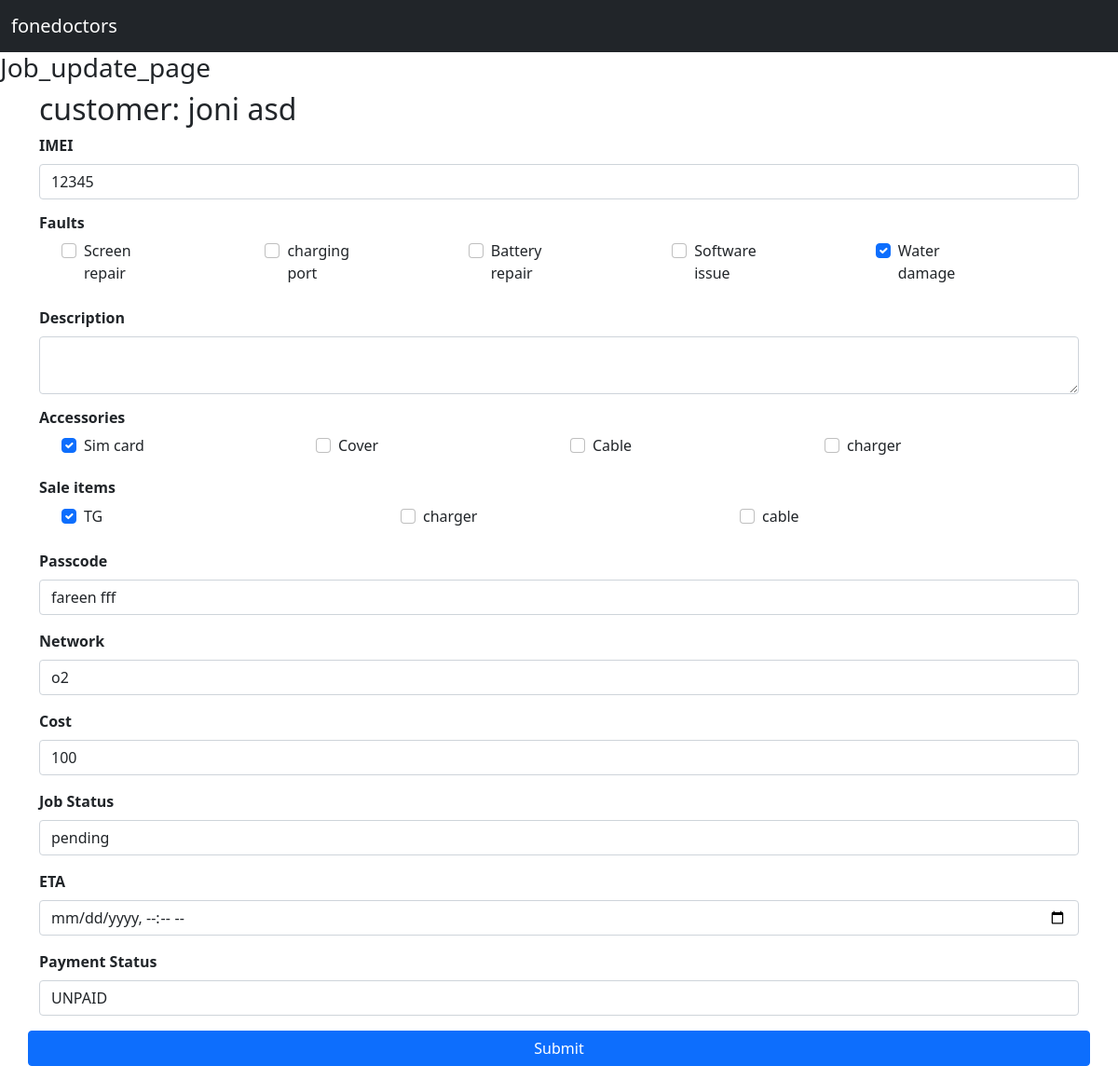
/job_update_page/10, run on an earlier commit of the app's database.
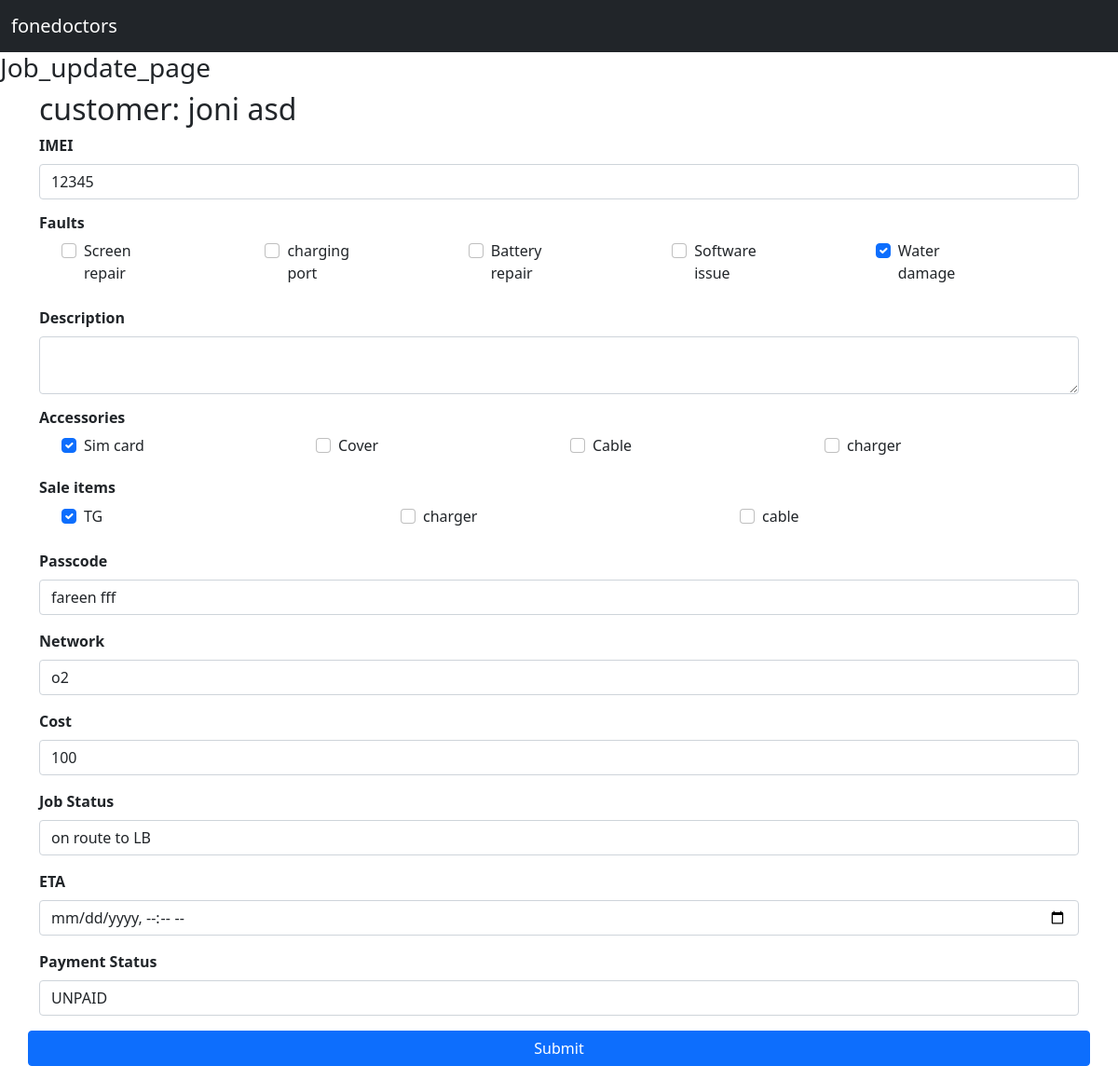
And on a later commit of the database.
### Jobs/models.py (models this page shows, shortened)
class Jobs(models.Model):
    customer = models.ForeignKey(Customer,on_delete = models.CASCADE, related_name = 'job_customer')
    device =  models.ForeignKey(Devices,on_delete = models.CASCADE, related_name = 'job_device', null = True, blank=True)
    make = models.ForeignKey(Make,on_delete = models.CASCADE, related_name = 'job_make', null=True, blank=True)
    model = models.ForeignKey(Model,on_delete = models.CASCADE, related_name = 'job_model', null=True, blank=True)
    fault =  models.ForeignKey(Fault,on_delete = models.CASCADE, related_name = 'job_faults', null=True, blank=True)
    description = models.TextField(null=True, blank=True)
    imei = models.CharField(max_length=250, null=True, blank=True)
    accessories = models.ForeignKey(Accessories,on_delete = models.CASCADE, related_name = 'job_acessories', null=True, blank=True)
    sale_item = models.ForeignKey(Sale_item,on_delete = models.CASCADE, related_name = 'sale_acessories', null=True, blank=True)
    passcode = models.CharField(max_length=250, null=True, blank=True)
    network = models.ForeignKey(Network,on_delete = models.CASCADE, related_name = 'job_network', null=True, blank=True)
    cost = models.IntegerField(null=True, blank=True)
    job_status = models.ForeignKey(Job_status,on_delete = models.CASCADE, related_name = 'job_job_status', null=True, blank=True)
    collection_time = models.DateTimeField(null=True, blank=True)
    payment_status = models.CharField(choices= PAYMENT_STATUS, max_length=250, null=True, blank=True)
    created_date = models.DateTimeField(null=True, blank=True)
    created_by = models.ForeignKey(User, on_delete = models.CASCADE, null=True, blank=True)

class Job_status(models.Model):
    job_status =  models.CharField(max_length=250)

class Fault(models.Model):
    fault =  models.CharField(max_length=250)

class Accessories(models.Model):
    accessories =  models.CharField(max_length=250)

class Sale_item(models.Model):
    sale_item =  models.CharField(max_length=250)

class Network(models.Model):
    network =  models.CharField(max_length=250)

### Jobs/views.py (the view, shortened to what this page needs)
# urls.py: path('job_update_page/<str:id>', views.job_update_page, name='job_update_page'),
def job_update_page(request,id):
    job_update = Jobs.objects.get(id=id)
    customers = Customer.objects.get(id=id)
    device = Devices.objects.all()
    make = Make.objects.all()
    model = Model.objects.all()
    fault = Fault.objects.all()
    accessories = Accessories.objects.all()
    sale_item = Sale_item.objects.all()
    network = Network.objects.all()
    job_status = Job_status.objects.all()
    context = {'customers':customers,
                    'device_context':device,
                    'make_context':make,
                    'model_context':model,
                    'fault_context':fault ,
                    'accessories_context':accessories,
                    'sale_item_context':sale_item ,
                    'network_context':network,
                    'job_status_context': job_status,
                    'job_update_context':job_update
                    }
    return render(request,'job_update_page.html', context)

### customer/models.py (called while the page is built)
    def full_name(self):
        return f"{self.first_name} {self.last_name}"

### templates/job_update_page.html (shortened to what the changed rows need)
{% extends 'base.html' %}
{% block content %}
<form method="POST" action= "#">
  <div class="container">
    <div class="row">
      <div class="col">
        <h2>customer: {{customers.full_name}}</h2>
          <div class="mb-3">
            <label for="exampleInputEmail1" class="form-label"> <strong> IMEI </strong></label>
            <input type="text" value="{{job_update_context.imei}}" name = "imei_update" class="form-control" id="exampleInputEmail1" aria-describedby="emailHelp">
          </div>
          <div class="container ">
            <div class="row">
              {% for fault in fault_context %}
              <div class="col">
          <div class="form-check mb-4 col-md-6">
            <input name="fault_update"class="form-check-input"  {% if job_update_context.fault.fault == fault.fault %} checked {% endif %}  type="checkbox" value="{{ fault.fault }}" id="faults_{{ fault.fault }}">
            <label class="form-check-label" for="faults_{{ fault.fault }}">
              {{ fault.fault }}
            </label>
          </div>
        </div>
        {% endfor %}
            </div>
          </div>
          <div class="mb-3">
            <label for="exampleInputEmail1" class="form-label"> <strong> Description </strong></label>
            <textarea name = "description_update" {{job_update_context.description}}  class="form-control" id="descrition_id" > </textarea>
          </div>
          <div class="container ">
            <div class="row">
              {% for accessories in accessories_context %}
              <div class="col">
          <div class="form-check mb-4 col-md-6">
            <input class="form-check-input" {% if job_update_context.accessories.accessories == accessories.accessories %} checked {% endif %} name="accessories_update" type="checkbox" value="{{ accessories.accessories }}" id="accessories_{{ accessories.accessories }}">
            <label class="form-check-label" for="accessories_{{ accessories.accessories }}">
              {{ accessories.accessories }}
            </label>
          </div>
        </div>
        {% endfor %}
            </div>
          </div>
           <div class="container ">
             <div class="row">
               {% for sale_item in sale_item_context %}
               <div class="col">
           <div class="form-check mb-4 col-md-6">
             <input class="form-check-input" {% if job_update_context.sale_item.sale_item == sale_item.sale_item %} checked {% endif %} name="sale_item_update" type="checkbox" value="{{ sale_item.sale_item }}" id="sale_item_{{ sale_item.sale_item }}">
             <label class="form-check-label" for="sale_item_{{ sale_item.sale_item }}">
              {{ sale_item.sale_item }}
             </label>
           </div>
         </div>
         {% endfor %}
             </div>
           </div>
          <div class="mb-3">
            <label for="exampleInputEmail1" class="form-label"> <strong> Passcode </strong></label>
            <input type="text" value="{{job_update_context.passcode}}" name = "passcode_update" class="form-control" id="passcode" >
          </div>
          <div class="mb-3"  >
            <label for="network_list" class="form-label"> <strong> Network </strong></label>
            <select id="network_list" class="form-control" name = "network_update">
              {% for network in network_context %}
              <option {% if job_update_context.network.network == network.network %} selected {% endif %}  value="{{network.network}}">{{network.network}}</option>
              {% endfor %}]
            </select>
        </div>
        <div class="mb-3">
          <label for="exampleInputEmail1" class="form-label"> <strong> Cost </strong></label>
          <input type="number" value="{{job_update_context.cost}}" name = "cost_update" class="form-control" id="cost" >
        </div>
        <div class="mb-3"  >
          <label for="job_status_list" class="form-label"> <strong> Job Status </strong></label>
          <select id="job_status_list" class="form-control" Name="job_status_update" >
            {% for job_status in job_status_context %}
            <option {% if job_update_context.job_status.job_status == job_status.job_status %} selected {% endif %} value="{{job_status.job_status}}">{{job_status.job_status}}</option>
            {% endfor %}
          </select>
      </div>
    </div>
    <div class="mb-3"  >
      <label for="payment_status_list" class="form-label"> <strong> Payment Status </strong> </label>
      <select id="payment_status_list" name = "payment_status_update" class="form-control">
        {% for payment_status in job_status_context %}
        <option value="UNPAID" {% if job_update_context.payment_status == "UNPAID" %} selected {% endif %}>UNPAID</option>
        {% endfor %}
      </select>
  </div>
        </form>
{% endblock %}

What changed in the data, as far as the page shows it:
changed Jobs "fareen fff": job_status_update "pending" → "on route to LB"
